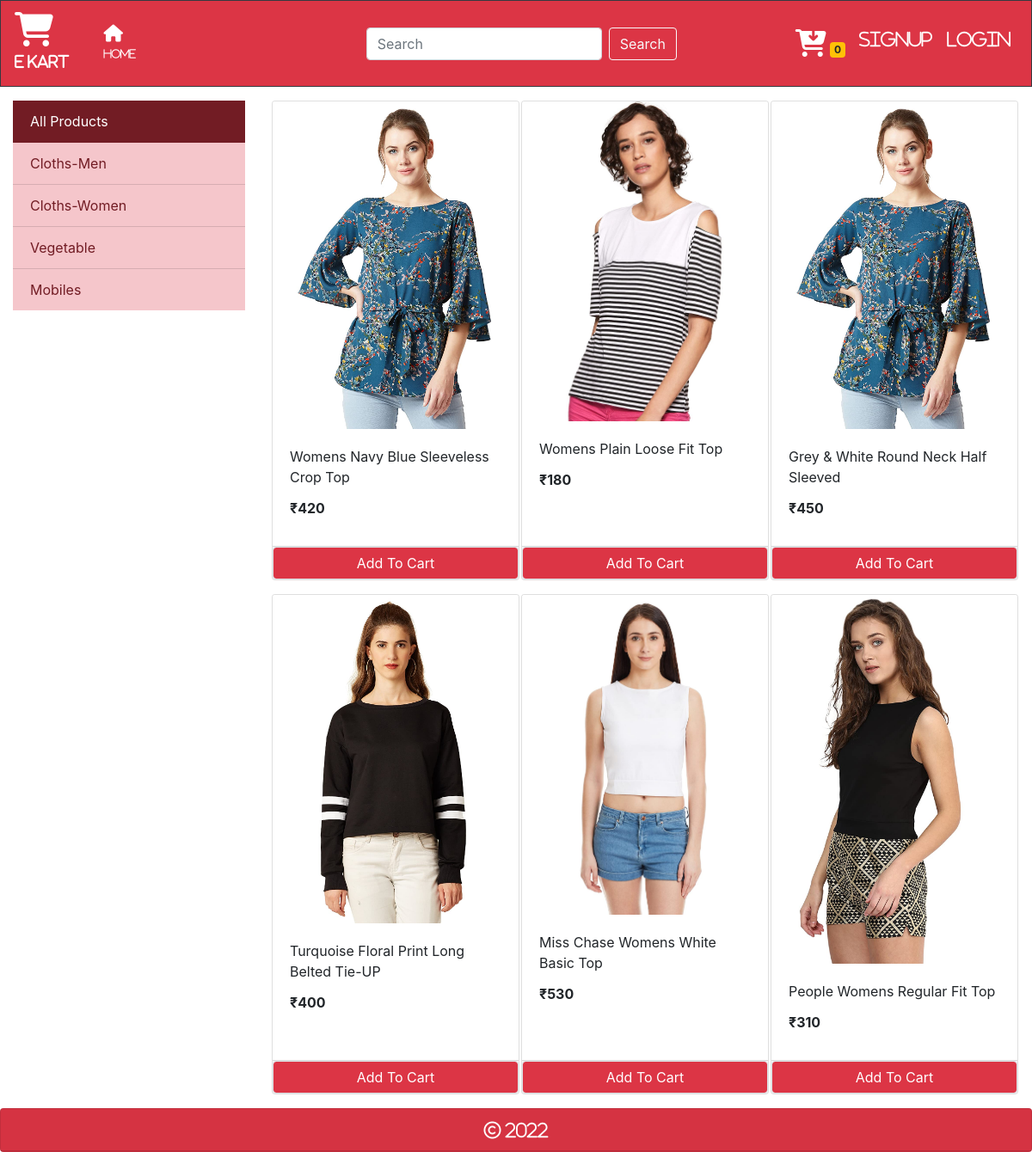
The app's page /?category=2 with its own data.
### store/models/category.py (models this page shows, shortened)
class Category(models.Model):
    name = models.CharField(max_length=20)
    @staticmethod
    def get_all_categories():
        return Category.objects.all()

### store/models/product.py (models this page shows, shortened)
class Product(models.Model):
    name = models.CharField(max_length=50)
    price = models.IntegerField(default=0)
    category = models.ForeignKey(Category, on_delete=models.CASCADE, default=1)
    description = models.CharField(max_length=200, default='', null=True, blank=True)
    image = models.ImageField(upload_to='uploads/products/')
    @staticmethod
    def get_all_categories_by_categoryid(category_id):
        if category_id:
            return Product.objects.filter(category = category_id)
        else:
            return Product.get_all_products();

### store/views/home.py (the view, shortened to what this page needs)
# urls.py: path('', Index.as_view(), name='homepage'),
class Index(View):
    def get(self, request):
        cart = request.session.get('cart')
        if not cart:
            request.session['cart'] = {}
        products = None
        categories = Category.get_all_categories()
        categoryID = request.GET.get('category')
        if categoryID:
            products = Product.get_all_categories_by_categoryid(categoryID)
        else:
            products = Product.get_all_products();
        data = {}
        data['products'] = products
        data['categories'] = categories
        print('You are ', request.session.get('email'))
        return render(request, 'index.html', data)

### store/templatetags/cart.py (called while the page is built)
@register.filter(name='is_in_cart')
def is_in_cart(product, cart):
    keys = cart.keys()
    for id in keys:
        if int(id) == product.id:
            return True
    return False

### store/templatetags/custom_filter.py (called while the page is built)
@register.filter(name='currency')
def currency(number):
    return "₹"+str(number)

### store/templates/index.html (shortened to what this page needs)
{% extends 'base.html' %}
{% block content %}
{% load cart %}
{% load custom_filter%}
    <div class="container-fluid mt-3 mx-auto">
        <div class="row">
          <div class="col-lg-3">
            <div class="list-group-flush">
              <a href="/" class="list-group-item list-group-item-action list-group-item-danger active">All Products</a>
              {% for category in categories %}
                <a href="/?category={{category.id}}" class="list-group-item list-group-item-action list-group-item-danger">{{category.name}}</a>
              {% endfor %}
            </div>
          </div>
          <div id="products" class="col-lg-9 mx-auto">
            <div class="row mx-auto">
              {% for product in products %}
              <div class="card mx-auto mb-3" id={{product.id}} style="width: 18rem;">
                <img class="card-img-top" src="{{product.image.url}}" alt="Card image cap">
                <div class="card-body">
                  <p class="card-title">{{product.name}}</p>
                  <p class="card-title"><b>{{product.price|currency}}</b></p>
                </div>
                <div class="card-footer p-0 no-gutters">
                  {% if product|is_in_cart:request.session.cart %}
                    <div class="row no-gutters">
                      <form action="/#{{product.id}}" method="post" class="col-2">
                        {% csrf_token %}
                        <input hidden type="text" name="product" value='{{product.id}}'>
                        <input hidden type="text" name="remove" value='True'>
                        <input type="submit" value=" - " class="btn-block btn-outline-danger">
                      </form>
                      <div class="text-center col bg-danger text-white">{{product|cart_quantity:request.session.cart}} in Cart</div>
                      <form action="/#{{product.id}}" method="post" class="col-2">
                        {% csrf_token %}
                        <input hidden type="text" name="product" value='{{product.id}}'>
                        <input type="submit" value=" + " class="btn-block btn-outline-danger">
                      </form>
                    </div>
                  {% else %}
                    <form action="/#{{product.id}}" method="POST" class="btn-block">
                      <input type="submit" class="float-right btn btn-danger border form-control" value="Add To Cart">
                    </form>
                  {% endif %}
                </div>
              </div>
              {% endfor %}
              </div>
          </div>
        </div>
    </div>
{% endblock %}

### records on screen
Category: name "Cloths-Men"
Category: name "Cloths-Women"
Category: name "Vegetable"
Category: name "Mobiles"
Product: image (picture), name "Womens Navy Blue Sleeveless Crop Top", price "₹420"
Product: image (picture), name "Womens Plain Loose Fit Top", price "₹180"
Product: image (picture), name "Grey & White Round Neck Half Sleeved", price "₹450"
Product: image (picture), name "Turquoise Floral Print Long Belted Tie-UP", price "₹400"
Product: image (picture), name "Miss Chase Womens White Basic Top", price "₹530"
Product: image (picture), name "People Womens Regular Fit Top", price "₹310"

### other values on screen
{{ request.session.cart.keys|length }} "0"
